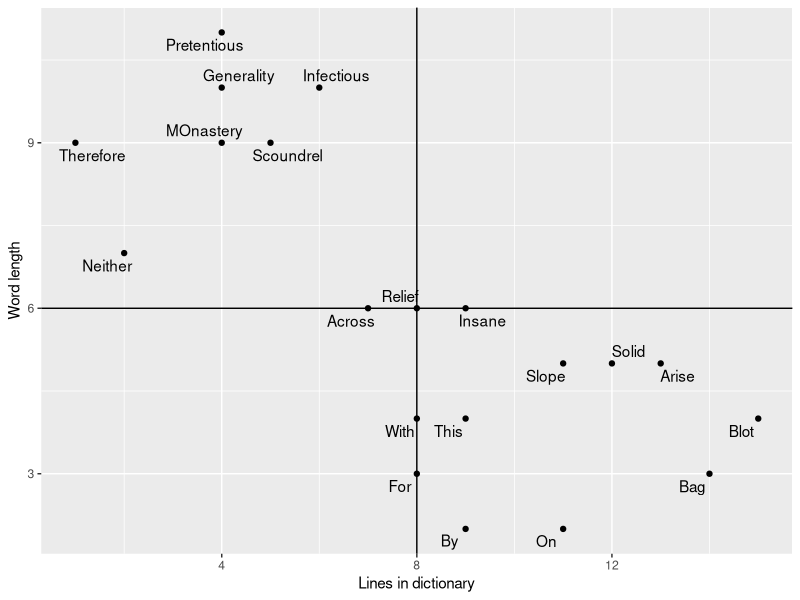
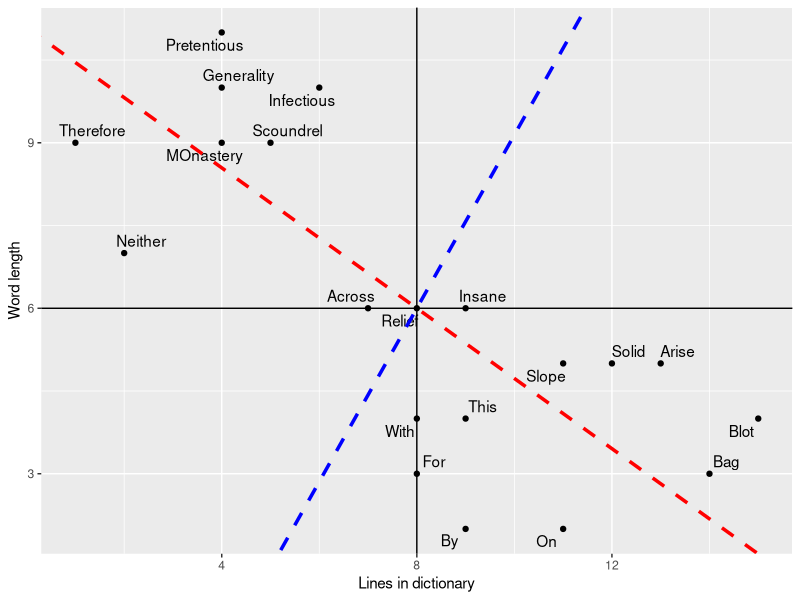
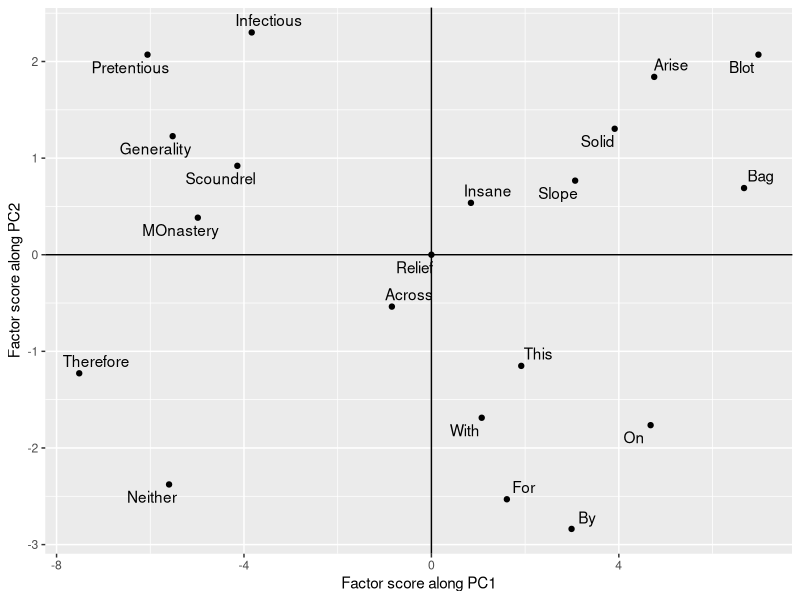
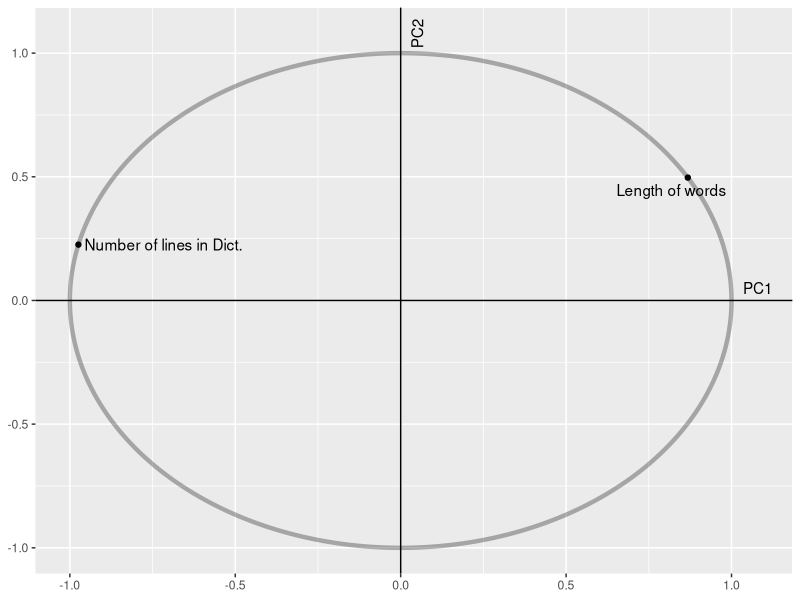
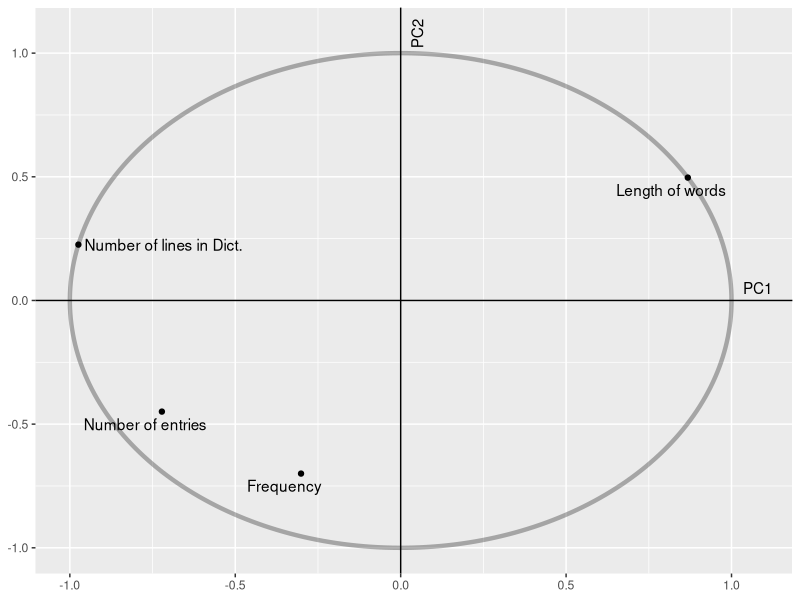
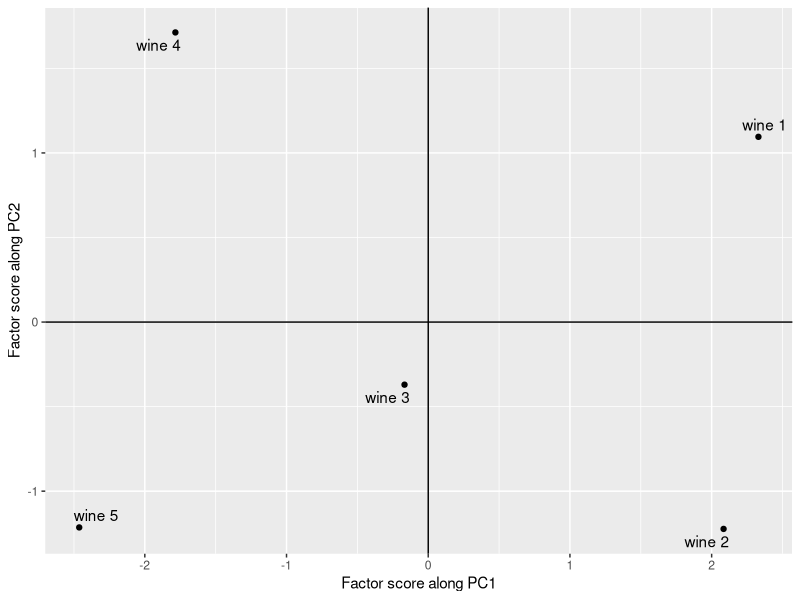
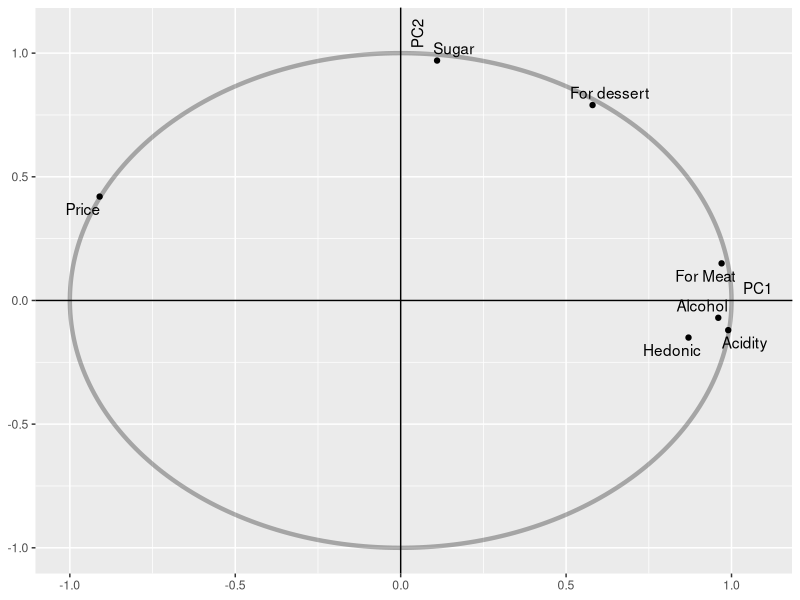
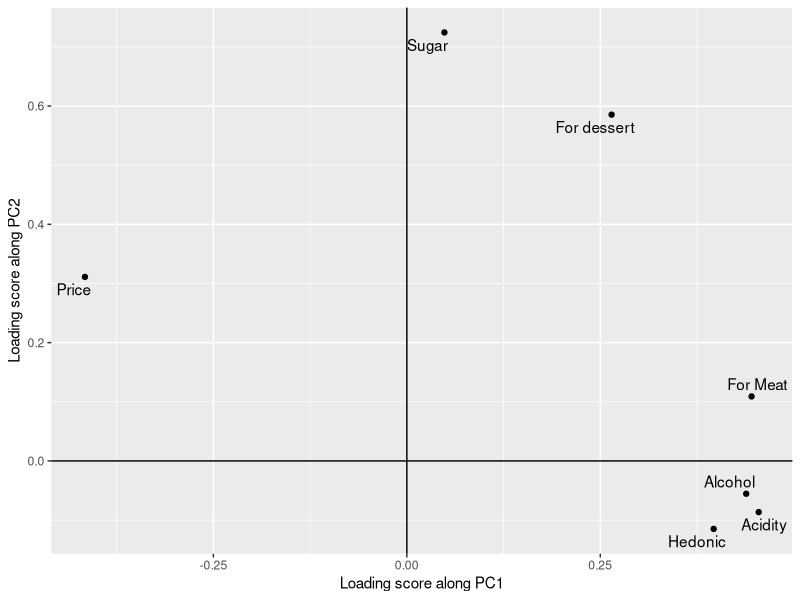

The R source for these figures, in order:
## ---- chunk 1
library(ggplot2)
library(ggrepel)
## ---- chunk 2
# Table 1
# Load data
(words = read.csv("pca_abdi_words.csv",header = T))
(words_centered = scale(words[,2:3],scale = F)) # Removing the first column
## ---- chunk 3
pca_words_cov = prcomp(words[,2:3],scale = F) # cov stands for Covariance PCA
factor_scores_words = pca_words_cov$x
round(factor_scores_words,2)
## ---- chunk 4
#  It can also be checked that both the principal components are orthogonal.
sum(factor_scores_words[,1]*factor_scores_words[,2]) # PCs are orthogonal
## ---- chunk 5
round(factor_scores_words[,1]^2/sum(factor_scores_words[,1]^2)*100,2)
round(factor_scores_words[,2]^2/sum(factor_scores_words[,2]^2)*100,2)
## ---- chunk 6
round(factor_scores_words^2/matrix(rep(colSums(factor_scores_words^2),nrow(words)),ncol = 2,byrow = T)*100,2)
## ---- chunk 7
(dist = rowSums(factor_scores_words^2))
## ---- chunk 8
(sq_cos = round(factor_scores_words^2/rowSums(factor_scores_words^2)*100))
## ---- chunk 9
# Figue 1
p = ggplot(words,aes(x = Lines_in_dict,y = Word_length,label = Words))+
  geom_point()+ geom_text_repel()+ 
  geom_hline(yintercept = 6)+geom_vline(xintercept = 8)+
  labs(x = "Lines in dictionary",y = "Word length")
print(p)
# Show directions of PCs
# Note that intercept argument in geom_abline considers the line to be at the origin. In our case the data are mean shifted.
# So we have to adjust the intercept taking new origin into consideration. These adjustments have been made below.
slope1 = pca_words_cov$rotation[1,1]/pca_words_cov$rotation[2,1] # Slope of first PC
slope2 = pca_words_cov$rotation[1,2]/pca_words_cov$rotation[2,2] # Slope of second PC
(new_origin = c(mean(words$Lines_in_dict),mean(words$Word_length)))
intercept1 = 6 - slope1*8
intercept2 = 6 - slope2*8
p+geom_abline(slope = slope1,intercept = intercept1,linetype = "dashed",size = 1.2,col = "red")+
  geom_abline(slope = slope2,intercept = intercept2,linetype = "dashed",size = 1.2,col = "blue")
## ---- chunk 10
ggplot(as.data.frame(pca_words_cov$x),aes(-pca_words_cov$x[,1],pca_words_cov$x[,2],label = words$Words))+
  geom_point()+geom_text_repel()+geom_hline(yintercept = 0)+geom_vline(xintercept = 0)+
  xlab("Factor score along PC1")+ylab("Factor score along PC2")
## ---- chunk 11
sur = c(3,12) # It has 3 letter and 12 lines of dictionary entry
(sur_centered = sur - colMeans(words[,2:3]))
(factor_scores_sur = round(sur_centered %*% pca_words_cov$rotation,2))
## ---- chunk 12
(total_var_before = round(sum(diag(var(words_centered))),3))
## ---- chunk 13
(total_var_after = round(sum(diag(var(pca_words_cov$x))),3))
## ---- chunk 14
# Correlation between PCs and original variables
(cor(pca_words_cov$x,words_centered))
## ---- chunk 15
(cor(pca_words_cov$x,words_centered)^2)
## ---- chunk 16
colSums((cor(pca_words_cov$x,words_centered)^2))
## ---- chunk 17
(loading_matrix = pca_words_cov$rotation)
## ---- chunk 18
# Supplementary variable (Table 4)
Frequency = c(8,230,700,1,500,1,9,2,1,700,7,1,4,500,900,3,1,10,1,1)
Num_entries = c(6,3,12,2,7,1,1,6,1,5,2,1,5,9,7,1,1,4,4,2)
supp_data = data.frame(Frequency,Num_entries) # Supplementary data
supp_data
## ---- chunk 19
supp_data_cent = scale(supp_data,scale = F) # Centered supplementary data
## ---- chunk 20
(corr_score_supp = round(cor(pca_words_cov$x,supp_data),4))
## ---- chunk 21
(round(cor(pca_words_cov$x,supp_data_cent),4))
## ---- chunk 22
(round(cor(pca_words_cov$x,supp_data_cent)^2,4))
## ---- chunk 23
(round(colSums(cor(pca_words_cov$x,supp_data_cent)^2),4))
## ---- chunk 24
# First plot correlation circle
x = seq(0,2*pi,length.out = 300)
circle = ggplot() + geom_path(data = data.frame(a = cos(x),b = sin(x)),
                     aes(cos(x),sin(x)),alpha = 0.3, size = 1.5)+
            geom_hline(yintercept = 0)+geom_vline(xintercept = 0)+
  annotate("text",x = c(1.08,0.05),y = c(0.05,1.08),label = c("PC1","PC2"),angle = c(0,90))+
            xlab(NULL)+ylab(NULL)
# Plotting original variables
cor_score = as.data.frame(cor(words_centered,pca_words_cov$x))
variable_plot_original = circle + geom_point(data = cor_score,  aes(cor_score[,1],cor_score[,2]))+
  geom_text_repel(aes(cor_score[,1],cor_score[,2],
                      label = c("Length of words","Number of lines in Dict."))) 
print(variable_plot_original)
## ---- chunk 25
variable_plot_original+
  geom_point(data = as.data.frame(corr_score_supp),
             aes(corr_score_supp[,1],corr_score_supp[,2]))+
  geom_text_repel(aes(corr_score_supp[,1],corr_score_supp[,2],
                      label = c("Frequency","Number of entries"))) 
## ---- chunk 26
# Table 6
(wine = read.csv("pca_abdi_wine.csv",header = T))
pca_wine_cor = prcomp(wine[2:8],scale = T)
ggplot(as.data.frame(pca_wine_cor$x),aes(x = pca_wine_cor$x[,1],y =  pca_wine_cor$x[,2], label = paste0("wine ",1:5)))+
  geom_point()+geom_text_repel()+ geom_vline(xintercept = 0)+ geom_hline(yintercept = 0)+
  xlab("Factor score along PC1")+ylab("Factor score along PC2")
## ---- chunk 27
# Table 7
(pca_wine_cor$x[,1:2])
## ---- chunk 28
round(pca_wine_cor$x[,1:2]^2/matrix(rep(colSums(pca_wine_cor$x[,1:2]^2),nrow(wine)),ncol = 2,byrow = T)*100,2)
## ---- chunk 29
(sq_cos = round(pca_wine_cor$x[,1:2]^2/rowSums(pca_wine_cor$x^2)*100))
## ---- chunk 30
(round(pca_wine_cor$rotation[,1:2],2))
## ---- chunk 31
(corr_score_wine = round(cor(pca_wine_cor$x,wine[,2:8])[1:2,],2))
## ---- chunk 32
# Figure 6
corr_score_wine = t(corr_score_wine)
circle + 
  geom_point(data = as.data.frame(corr_score_wine),
             aes(corr_score_wine[,1],corr_score_wine[,2]))+
  geom_text_repel(aes(corr_score_wine[,1],corr_score_wine[,2],
                      label = c("Hedonic","For Meat","For dessert","Price","Sugar","Alcohol","Acidity")))
## ---- chunk 33
(round(pca_wine_cor$rotation[,1:2],2))
## ---- chunk 34
rotated_loading_scores = varimax(pca_wine_cor$rotation[,1:2])
## ---- chunk 35
# Table 10
(round(rotated_loading_scores$loadings[,1:2],2))
## ---- chunk 36
(round(pca_wine_cor$rotation[,1:2] %*% rotated_loading_scores$rotmat,2))
## ---- chunk 37
#Figure 7
ggplot(as.data.frame(pca_wine_cor$rotation[,1:2]),aes(x = pca_wine_cor$rotation[,1],y = pca_wine_cor$rotation[,2],
                                                      label = c("Hedonic","For Meat","For dessert","Price","Sugar","Alcohol","Acidity")))+
  geom_point()+geom_text_repel()+geom_hline(yintercept = 0)+geom_vline(xintercept = 0)+
  xlab("Loading score along PC1")+ylab("Loading score along PC2")
## ---- chunk 38
ggplot(as.data.frame(rotated_loading_scores$loadings[,1:2]),
                     aes(x = rotated_loading_scores$loadings[,1],
                         y = rotated_loading_scores$loadings[,2],
                         label = c("Hedonic","For Meat","For dessert","Price","Sugar","Alcohol","Acidity")))+
  geom_point()+geom_text_repel()+geom_hline(yintercept = 0)+geom_vline(xintercept = 0)+
    xlab("Loading score along PC1 after rotation")+
    ylab("Loading score along PC2 after rotation")
## ---- chunk 39
# Load data (Table 11) 
(food = read.csv("pca_abdi_food.csv",header = T))
pca_food_cov = prcomp(food[,3:9],scale = F)
## ---- chunk 40
# Table 12
(factor_scores_food = round(pca_food_cov$x[,1:2],2))
## ---- chunk 41
round(pca_food_cov$x[,1:2]^2/matrix(rep(colSums(pca_food_cov$x[,1:2]^2),nrow(food)),ncol = 2,byrow = T)*100,2)
dist = pca_food_cov$x[,1]^2+pca_food_cov$x[,2]^2
## ---- chunk 42
(sq_cos = round(pca_food_cov$x[,1:2]^2/rowSums(pca_food_cov$x^2)*100))
## ---- chunk 43
# Table 13
(round(pca_food_cov$rotation[,1:2]^2,2))
## ---- chunk 44
(corr_score_food = round((cor(pca_food_cov$x,food[,3:9])[1:2,]),2))
## ---- chunk 45
(round((cor(pca_food_cov$x,food[,3:9])[1:2,])^2,2))
## ---- chunk 46
# Figure 9
corr_score_food = t(corr_score_food)
circle + geom_point(data = as.data.frame(corr_score_food), 
                    aes(x = corr_score_food[,1],y = corr_score_food[,2]))+
  geom_text_repel(data = as.data.frame(corr_score_food), 
                  aes(x = corr_score_food[,1],y = corr_score_food[,2],
                      label = c("Bread","Vegetables","Fruit","Meat","Poultry","Milk","Wine")))
## ---- chunk 47
## Table 14
cent_food = food[,3:9]-matrix(rep(colMeans(food[,3:9]),times = 12),nrow = 12,
                              byrow = T)
svd_food = svd(cent_food)
(Eigenvalues = (svd_food$d)^2)
## ---- chunk 48
(round(Eigenvalues/sum(Eigenvalues),2))
## ---- chunk 49
(round(cumsum(Eigenvalues),2))
## ---- chunk 50
(round(cumsum(Eigenvalues)/sum(Eigenvalues),2))
## ---- chunk 51
RESS = array(rep(0,7))
for (i in 1:7){
  RESS[i] = sum(Eigenvalues)-sum(Eigenvalues[1:i])
}
RESS
## ---- chunk 52
round(RESS/sum(Eigenvalues),2)
